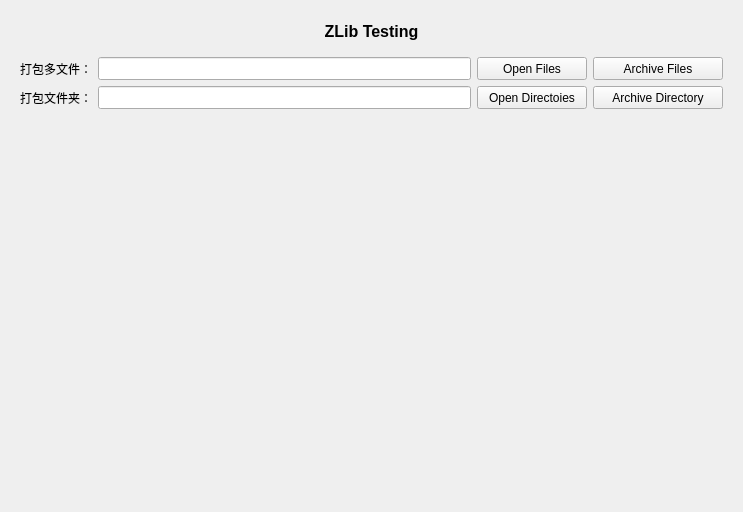
<?xml version="1.0" encoding="UTF-8"?>
<ui version="4.0">
 <class>MiscellaneousZLib</class>
 <widget class="QWidget" name="MiscellaneousZLib">
  <property name="geometry">
   <rect>
    <x>0</x>
    <y>0</y>
    <width>743</width>
    <height>512</height>
   </rect>
  </property>
  <property name="windowTitle">
   <string>MiscellaneousZLib</string>
  </property>
  <layout class="QVBoxLayout" name="verticalLayout">
   <item>
    <layout class="QHBoxLayout" name="horizontalLayout">
     <item>
      <widget class="QLabel" name="lbTitle">
       <property name="minimumSize">
        <size>
         <width>0</width>
         <height>40</height>
        </size>
       </property>
       <property name="font">
        <font>
         <pointsize>12</pointsize>
         <weight>75</weight>
         <bold>true</bold>
        </font>
       </property>
       <property name="text">
        <string>ZLib Testing</string>
       </property>
       <property name="alignment">
        <set>Qt::AlignCenter</set>
       </property>
      </widget>
     </item>
    </layout>
   </item>
   <item>
    <layout class="QGridLayout" name="gridLayout">
     <property name="leftMargin">
      <number>9</number>
     </property>
     <property name="rightMargin">
      <number>9</number>
     </property>
     <item row="0" column="2">
      <widget class="QPushButton" name="btnBrowseFiles">
       <property name="sizePolicy">
        <sizepolicy hsizetype="Preferred" vsizetype="Preferred">
         <horstretch>0</horstretch>
         <verstretch>0</verstretch>
        </sizepolicy>
       </property>
       <property name="text">
        <string>Open Files</string>
       </property>
      </widget>
     </item>
     <item row="1" column="1">
      <widget class="QLineEdit" name="leDirectory">
       <property name="font">
        <font>
         <family>Consolas</family>
         <pointsize>10</pointsize>
        </font>
       </property>
      </widget>
     </item>
     <item row="0" column="1">
      <widget class="QLineEdit" name="leFilenames">
       <property name="font">
        <font>
         <family>Consolas</family>
         <pointsize>10</pointsize>
        </font>
       </property>
      </widget>
     </item>
     <item row="2" column="0">
      <spacer name="verticalSpacer">
       <property name="orientation">
        <enum>Qt::Vertical</enum>
       </property>
       <property name="sizeHint" stdset="0">
        <size>
         <width>20</width>
         <height>40</height>
        </size>
       </property>
      </spacer>
     </item>
     <item row="1" column="0">
      <widget class="QLabel" name="lbArchiveFiles">
       <property name="text">
        <string>打包文件夹：</string>
       </property>
      </widget>
     </item>
     <item row="1" column="2">
      <widget class="QPushButton" name="btnBrowseDirectory">
       <property name="sizePolicy">
        <sizepolicy hsizetype="Minimum" vsizetype="Preferred">
         <horstretch>0</horstretch>
         <verstretch>0</verstretch>
        </sizepolicy>
       </property>
       <property name="minimumSize">
        <size>
         <width>110</width>
         <height>0</height>
        </size>
       </property>
       <property name="text">
        <string>Open Directoies</string>
       </property>
      </widget>
     </item>
     <item row="1" column="3">
      <widget class="QPushButton" name="btnArchiveDirectory">
       <property name="sizePolicy">
        <sizepolicy hsizetype="Minimum" vsizetype="Preferred">
         <horstretch>0</horstretch>
         <verstretch>0</verstretch>
        </sizepolicy>
       </property>
       <property name="minimumSize">
        <size>
         <width>130</width>
         <height>0</height>
        </size>
       </property>
       <property name="text">
        <string>Archive Directory</string>
       </property>
      </widget>
     </item>
     <item row="0" column="3">
      <widget class="QPushButton" name="btnArchiveFiles">
       <property name="sizePolicy">
        <sizepolicy hsizetype="Preferred" vsizetype="Preferred">
         <horstretch>0</horstretch>
         <verstretch>0</verstretch>
        </sizepolicy>
       </property>
       <property name="text">
        <string>Archive Files</string>
       </property>
      </widget>
     </item>
     <item row="0" column="0">
      <widget class="QLabel" name="lbArchiveDirectories">
       <property name="text">
        <string>打包多文件：</string>
       </property>
      </widget>
     </item>
    </layout>
   </item>
  </layout>
 </widget>
 <layoutdefault spacing="6" margin="11"/>
 <resources/>
 <connections/>
</ui>
